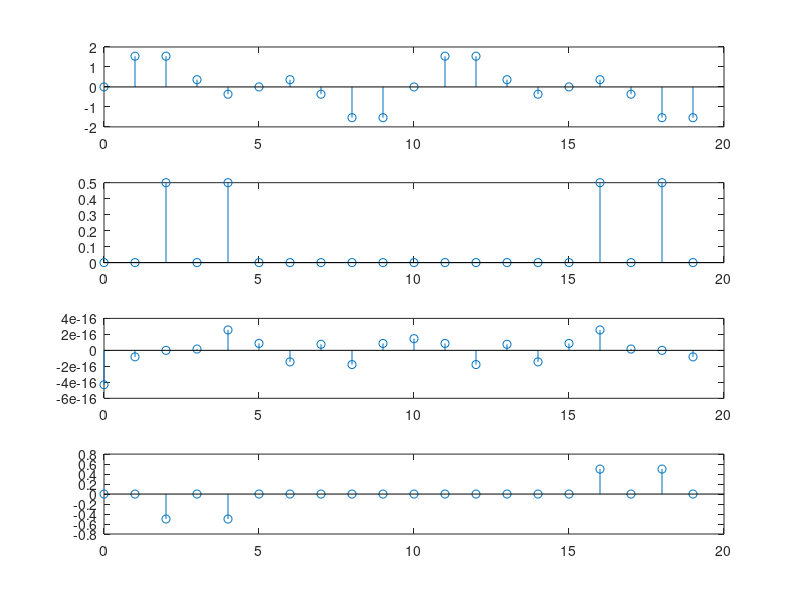
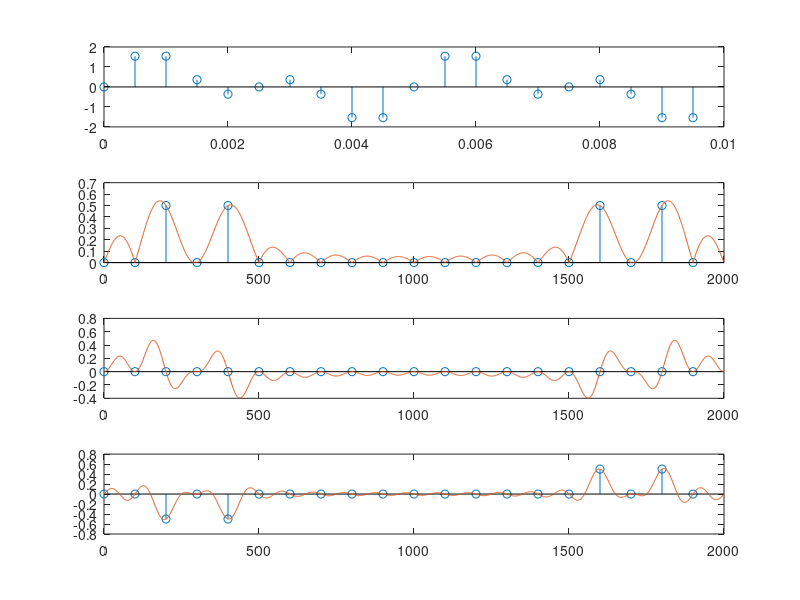

Here is the MATLAB script that generated these plots, in order:
clc; clear;

SHIFT = 0;

f0 = 200;
T0 = 1/f0;

% fp = N*f0;
fp = 2000;
N = 20;
N_cont = 100*N;

Tp = 1/fp;
t = 0:Tp:(N-1)*Tp;
ts = 0:1:N-1;
ts_cont = 0:1:N_cont-1;
fs = ts*(fp/N);
fs_cont = ts_cont*(fp/N_cont);

x = sin(2*pi*f0*t) + sin(2*pi*2*f0*t);
% x = x .* hamming(length(x)).';
zeros_to_add = length(fs_cont) - length(x);
x_zero_pad = [x,zeros(1,zeros_to_add)];
Y = fft(x);
Y = (Y/length(x));
Y_cont = fft(x_zero_pad);
Y_cont = (Y_cont/length(x));

if SHIFT == 1
    ts = ts - floor(N/2);
    ts_cont = ts_cont - floor(N_cont/2);
    fs = ts*(fp/N);
    fs_cont = ts_cont*(fp/N_cont);
    Y = fftshift(Y);
    Y_cont = fftshift(Y_cont);
end

figure(1)
subplot(4,1,1)
stem(ts,x);
subplot(4,1,2);
stem(ts,abs(Y));
subplot(4,1,3)
stem(ts,real(Y));
subplot(4,1,4)
stem(ts,imag(Y));

figure(2)
subplot(4,1,1)
stem(t,x);
subplot(4,1,2);
stem(fs,abs(Y)); hold on;
plot(fs_cont, abs(Y_cont)); hold off;
subplot(4,1,3)
stem(fs,real(Y)); hold on;
plot(fs_cont, real(Y_cont)); hold off;
subplot(4,1,4)
stem(fs,imag(Y)); hold on;
plot(fs_cont, imag(Y_cont)); hold off;
